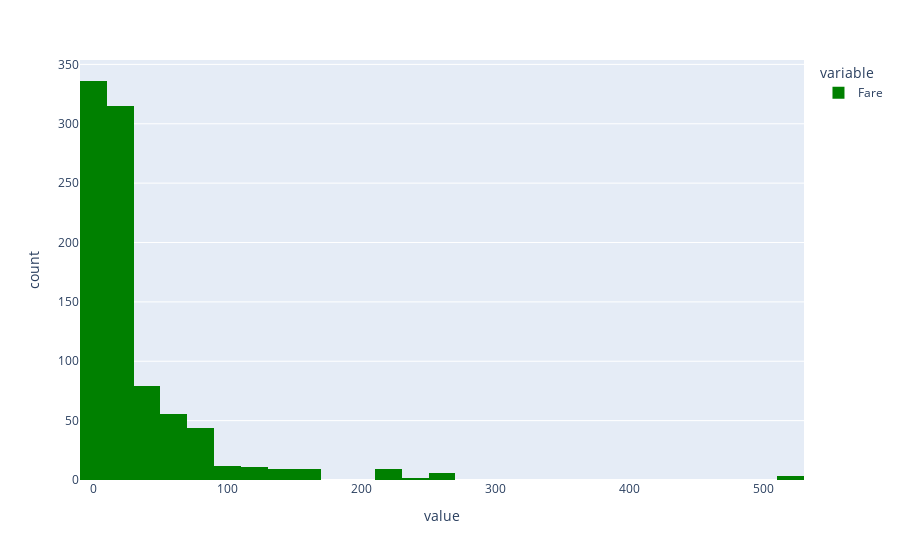

Write notebook code for a chart like this one.
### Code cell
import plotly.express as px

# Enable offline mode for cufflinks
cf.go_offline()

# Ensure train['Fare'] is a pandas Series
fare_data = train['Fare'].dropna()

# Create and show the histogram
fig = px.histogram(fare_data, nbins=30, color_discrete_sequence=['green'])
fig.show()

### Figure 1 — Plotly figure (JSON) as saved in the notebook; plotly's stock layout.template omitted (floating-point values rounded to 4 significant figures; data arrays with more than 128 entries replaced by an {"elided": "..."} marker saying what was removed)
{"data": [{"bingroup": "x", "hovertemplate": "variable=Fare<br>value=%{x}<br>count=%{y}<extra></extra>", "legendgroup": "Fare", "marker": {"color": "green", "pattern": {"shape": ""}}, "name": "Fare", "nbinsx": 30, "orientation": "v", "showlegend": true, "type": "histogram", "x": {"elided": "891 float values"}, "xaxis": "x", "yaxis": "y"}], "layout": {"barmode": "relative", "legend": {"title": {"text": "variable"}, "tracegroupgap": 0}, "margin": {"t": 60}, "xaxis": {"anchor": "y", "domain": [0, 1], "title": {"text": "value"}}, "yaxis": {"anchor": "x", "domain": [0, 1], "title": {"text": "count"}}}}
